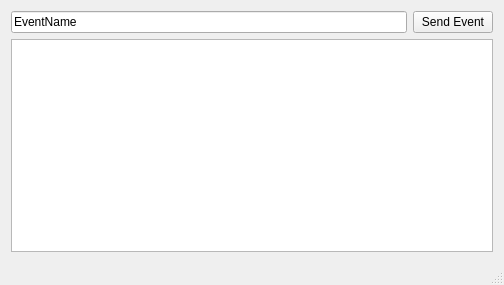
<?xml version="1.0" encoding="UTF-8"?>
<ui version="4.0">
 <class>MainWindow</class>
 <widget class="QMainWindow" name="MainWindow">
  <property name="geometry">
   <rect>
    <x>0</x>
    <y>0</y>
    <width>504</width>
    <height>285</height>
   </rect>
  </property>
  <property name="windowTitle">
   <string>Process Killer</string>
  </property>
  <widget class="QWidget" name="centralWidget">
   <layout class="QVBoxLayout" name="verticalLayout">
    <item>
     <layout class="QHBoxLayout" name="horizontalLayout">
      <item>
       <widget class="QLineEdit" name="eventName">
        <property name="text">
         <string>EventName</string>
        </property>
       </widget>
      </item>
      <item>
       <widget class="QPushButton" name="sendEvent">
        <property name="text">
         <string>Send Event</string>
        </property>
       </widget>
      </item>
     </layout>
    </item>
    <item>
     <widget class="QPlainTextEdit" name="dump"/>
    </item>
   </layout>
  </widget>
  <widget class="QStatusBar" name="statusBar"/>
 </widget>
 <layoutdefault spacing="6" margin="11"/>
 <resources/>
 <connections/>
</ui>
